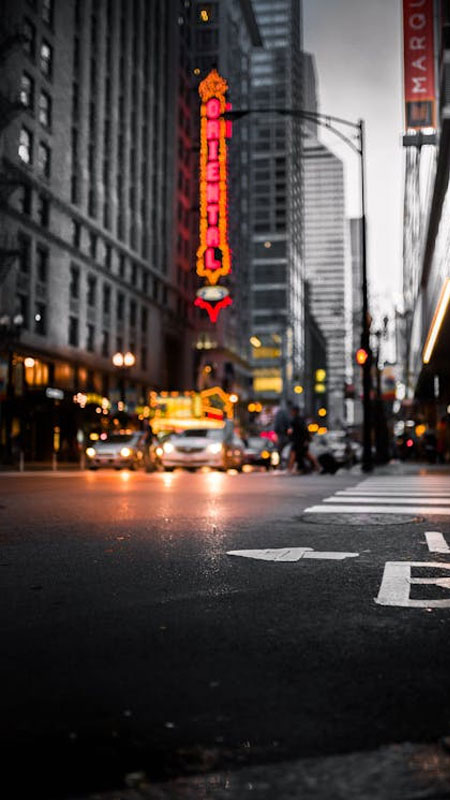
#> input picture background/anh-duong-pho-8.jpg, 450 x 800 px
$ python -i generatepicture.py   (imports and definitions only)
#> lines starting #> are read from the running program, lines starting #| are printed output that depends on the picture; after the words box and inside, x2 and y2 are one past the last pixel; in counts of white or black regions, pixels touching at a corner belong together
#> further down, picture is the input picture: shape (800, 450, 3); mean B, G, R 65.7, 68, 78
import cv2
import numpy as np
import os
import random
import glob
import yaml
from tqdm import tqdm

# ==============================================================================
# 1. CẤU HÌNH
# ==============================================================================

# --- Đường dẫn Input ---
BG_DIR = 'background'
OBJ_DIR_ROOT = 'sign'

# --- Đường dẫn Output ---
BASE_OUTPUT_DIR = 'dataset_final_clean_priority'

# --- 3 Class "VIP" (Ưu tiên xuất hiện 60%) ---
PRIORITY_CLASSES = ['bien_can_doc_theo_cot', 'bien_can_doc_theo_hang', 'bien_can_doc_1_o' , 'bien_can_doc_theo_hang_khong_mui_ten', 'bien_1_mui_ten_1_o']
PRIORITY_RATIO = 0.15

# --- Thông số sinh ảnh ---
NUM_IMAGES_TO_GENERATE = 10000     # Tổng số ảnh muốn tạo
TRAIN_VAL_SPLIT_RATIO = 0.8     # 80% Train, 20% Val
MIN_OBJECTS_PER_IMAGE = 2
MAX_OBJECTS_PER_IMAGE = 5
MIN_SCALE = 0.05                # 5% chiều cao ảnh nền
MAX_SCALE = 0.2                 # 20% chiều cao ảnh nền

# --- Augmentation ---
OBJECT_AUG_CHANCE = 0.7
MAX_BLUR_KERNEL = 5
MIN_BRIGHTNESS = 0.7
MAX_BRIGHTNESS = 1.3
MAX_ROTATION_ANGLE = 15
MIN_CONTRAST = 0.5  # 0.5 là giảm tương phản (ảnh nhờ nhờ, sương mù)
MAX_CONTRAST = 1.5  # 1.5 là tăng tương phản (ảnh gắt)

# --- Rửa ảnh ---
CLEAN_EDGES = True
ERODE_ITERS = 1

# ==============================================================================
# 2. CÁC HÀM XỬ LÝ ẢNH
# ==============================================================================

def auto_convert_to_bgra(image):
    """
    [CẬP NHẬT] Hàm tự động xử lý mọi loại ảnh (Đen trắng, RGB, RGBA)
    tránh lỗi IndexError và tự động xóa nền trắng.
    """
    if image is None:
        return None

    # 1. Xử lý ảnh Đen Trắng (Grayscale - chỉ có 2 chiều)
    if len(image.shape) == 2:
        # Chuyển thẳng từ Xám sang BGRA (4 kênh)
        bgra = cv2.cvtColor(image, cv2.COLOR_GRAY2BGRA)
        gray = image.copy() # Dùng luôn ảnh gốc để làm mask

    # 2. Xử lý ảnh Có Màu (3 hoặc 4 chiều)
    elif len(image.shape) == 3:
        if image.shape[2] == 4:
            # Đã là ảnh có kênh Alpha trong suốt -> Không cần xử lý thêm
            return image
        elif image.shape[2] == 3:
            # Ảnh màu bình thường (JPG) -> Chuyển sang BGRA
            bgra = cv2.cvtColor(image, cv2.COLOR_BGR2BGRA)
            gray = cv2.cvtColor(image, cv2.COLOR_BGR2GRAY)
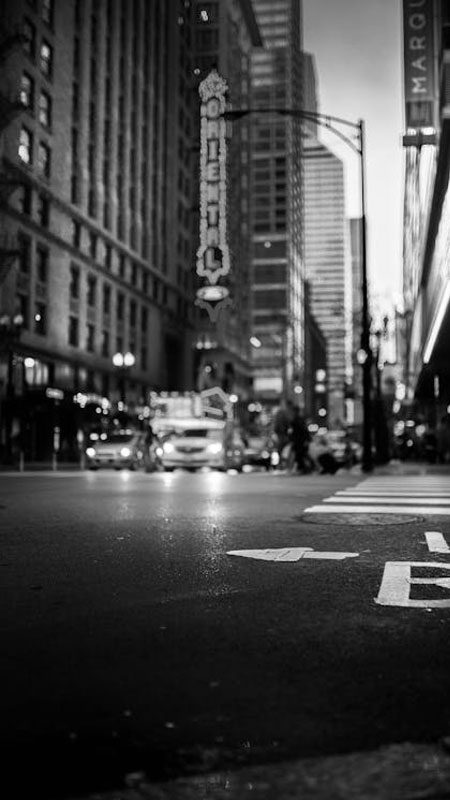
#> gray: shape (800, 450); min 0, max 255, mean 70.7
        else:
            return image # Trường hợp dị thường, trả về gốc
    else:
        return image # Trường hợp dị thường, trả về gốc

    # 3. Tạo mặt nạ xóa nền trắng
    # Những điểm ảnh >= 225 (màu gần trắng) sẽ thành màu trắng (255)
    _, mask = cv2.threshold(gray, 225, 255, cv2.THRESH_BINARY)
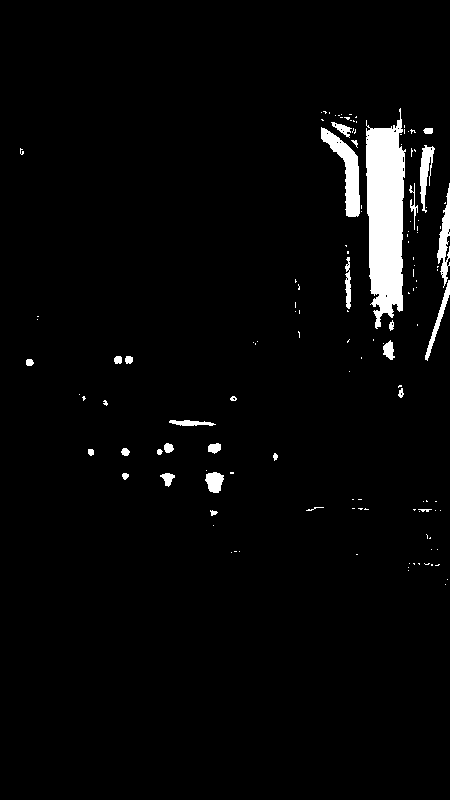
#> mask: shape (800, 450); 3.2% white; 133 white regions (103 under 20 px), largest, box (x1, y1, x2, y2) and area: (366, 108, 406, 329) 6419, (321, 127, 360, 217) 1288, (437, 183, 450, 288) 620

    # 4. Những chỗ nền trắng (mask=255) thì gán Alpha = 0 (cho nó trong suốt)
    bgra[:, :, 3] = cv2.bitwise_not(mask)
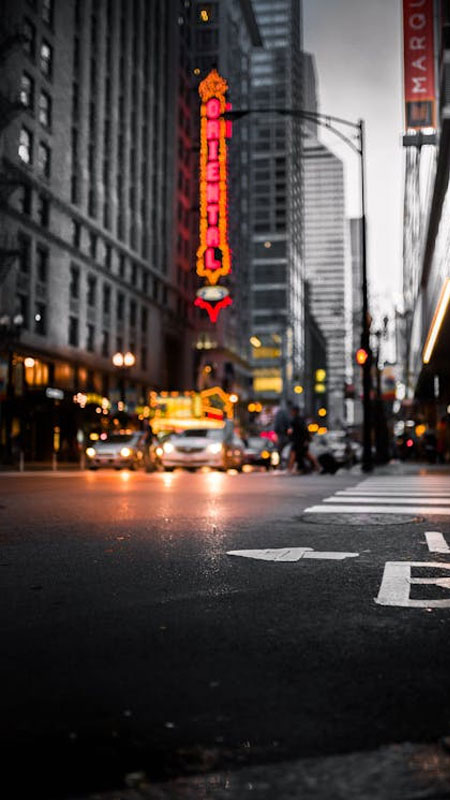
#> bgra: shape (800, 450, 4); mean B, G, R, A 65.7, 68, 78, 246.8

    return bgra

# [257 lines left out: functions clean_icon_edges, rotate_image, augment_object, overlay_transparent, load_dataset_structure, main, not called in this run]

# [2 lines not run here, left out]

>>> import cv2
>>> picture = cv2.imread('background/anh-duong-pho-8.jpg')
>>> result = auto_convert_to_bgra(picture)
